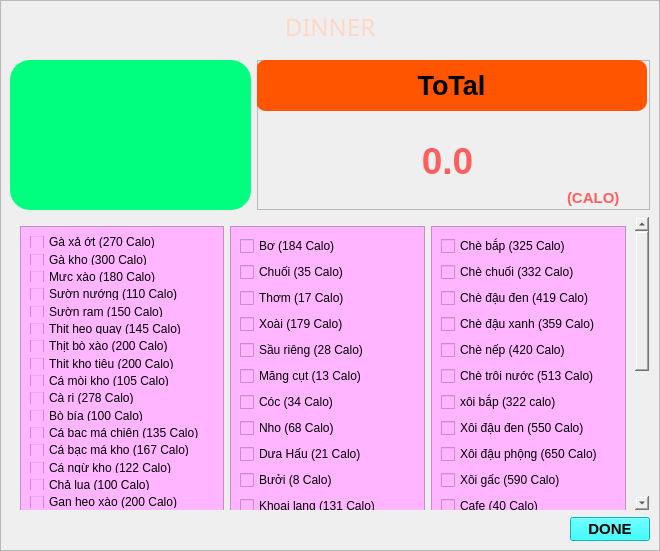
<?xml version="1.0" encoding="UTF-8"?>
<ui version="4.0">
 <class>MainWindow</class>
 <widget class="QMainWindow" name="MainWindow">
  <property name="geometry">
   <rect>
    <x>0</x>
    <y>0</y>
    <width>660</width>
    <height>551</height>
   </rect>
  </property>
  <property name="windowTitle">
   <string>MainWindow</string>
  </property>
  <widget class="QWidget" name="centralwidget">
   <widget class="QLabel" name="label">
    <property name="geometry">
     <rect>
      <x>0</x>
      <y>0</y>
      <width>660</width>
      <height>551</height>
     </rect>
    </property>
    <property name="styleSheet">
     <string notr="true">border-image: url(:/MENU/Dinner_Wallpaper.jpg);</string>
    </property>
    <property name="text">
     <string/>
    </property>
   </widget>
   <widget class="QFrame" name="frame">
    <property name="geometry">
     <rect>
      <x>0</x>
      <y>0</y>
      <width>660</width>
      <height>551</height>
     </rect>
    </property>
    <property name="frameShape">
     <enum>QFrame::StyledPanel</enum>
    </property>
    <property name="frameShadow">
     <enum>QFrame::Raised</enum>
    </property>
    <layout class="QVBoxLayout" name="verticalLayout">
     <item>
      <widget class="QLabel" name="label_14">
       <property name="font">
        <font>
         <family>rgb(255, 220, 194)</family>
         <pointsize>18</pointsize>
         <weight>9</weight>
         <italic>false</italic>
         <bold>false</bold>
        </font>
       </property>
       <property name="autoFillBackground">
        <bool>false</bool>
       </property>
       <property name="styleSheet">
        <string notr="true">color :rgb(255, 215, 199);
font: 75 18pt &quot;rgb(255, 220, 194)&quot;;</string>
       </property>
       <property name="text">
        <string>DINNER</string>
       </property>
       <property name="alignment">
        <set>Qt::AlignCenter</set>
       </property>
       <property name="margin">
        <number>7</number>
       </property>
      </widget>
     </item>
     <item>
      <layout class="QHBoxLayout" name="horizontalLayout_7">
       <property name="topMargin">
        <number>10</number>
       </property>
       <item>
        <widget class="QListWidget" name="listWidget_4">
         <property name="maximumSize">
          <size>
           <width>241</width>
           <height>16777215</height>
          </size>
         </property>
         <property name="focusPolicy">
          <enum>Qt::WheelFocus</enum>
         </property>
         <property name="layoutDirection">
          <enum>Qt::LeftToRight</enum>
         </property>
         <property name="styleSheet">
          <string notr="true">background-color:rgb(0, 255, 127);
border-radius:20px;</string>
         </property>
         <property name="frameShadow">
          <enum>QFrame::Raised</enum>
         </property>
         <property name="textElideMode">
          <enum>Qt::ElideNone</enum>
         </property>
         <property name="flow">
          <enum>QListView::TopToBottom</enum>
         </property>
         <property name="isWrapping" stdset="0">
          <bool>false</bool>
         </property>
         <property name="layoutMode">
          <enum>QListView::SinglePass</enum>
         </property>
         <property name="spacing">
          <number>3</number>
         </property>
         <property name="viewMode">
          <enum>QListView::ListMode</enum>
         </property>
         <property name="modelColumn">
          <number>0</number>
         </property>
         <property name="uniformItemSizes">
          <bool>false</bool>
         </property>
         <property name="wordWrap">
          <bool>false</bool>
         </property>
         <property name="selectionRectVisible">
          <bool>false</bool>
         </property>
        </widget>
       </item>
       <item>
        <widget class="QFrame" name="frame_10">
         <property name="maximumSize">
          <size>
           <width>400</width>
           <height>16777215</height>
          </size>
         </property>
         <property name="frameShape">
          <enum>QFrame::StyledPanel</enum>
         </property>
         <property name="frameShadow">
          <enum>QFrame::Raised</enum>
         </property>
         <widget class="QLabel" name="label_11">
          <property name="geometry">
           <rect>
            <x>-1</x>
            <y>0</y>
            <width>391</width>
            <height>51</height>
           </rect>
          </property>
          <property name="maximumSize">
           <size>
            <width>400</width>
            <height>16777215</height>
           </size>
          </property>
          <property name="font">
           <font>
            <pointsize>20</pointsize>
            <weight>75</weight>
            <bold>true</bold>
           </font>
          </property>
          <property name="styleSheet">
           <string notr="true">background-color : rgb(255, 85, 0);
border-radius: 10px;
</string>
          </property>
          <property name="text">
           <string>ToTal</string>
          </property>
          <property name="alignment">
           <set>Qt::AlignCenter</set>
          </property>
         </widget>
         <widget class="QLabel" name="label_12">
          <property name="geometry">
           <rect>
            <x>120</x>
            <y>80</y>
            <width>141</width>
            <height>41</height>
           </rect>
          </property>
          <property name="font">
           <font>
            <pointsize>28</pointsize>
            <weight>75</weight>
            <bold>true</bold>
           </font>
          </property>
          <property name="styleSheet">
           <string notr="true">color:rgb(255, 94, 94);</string>
          </property>
          <property name="text">
           <string>0.0</string>
          </property>
          <property name="alignment">
           <set>Qt::AlignCenter</set>
          </property>
         </widget>
         <widget class="QLabel" name="label_13">
          <property name="geometry">
           <rect>
            <x>310</x>
            <y>130</y>
            <width>61</width>
            <height>16</height>
           </rect>
          </property>
          <property name="font">
           <font>
            <pointsize>11</pointsize>
            <weight>75</weight>
            <bold>true</bold>
           </font>
          </property>
          <property name="styleSheet">
           <string notr="true">color:rgb(255, 94, 94);</string>
          </property>
          <property name="text">
           <string>(CALO)</string>
          </property>
         </widget>
        </widget>
       </item>
      </layout>
     </item>
     <item>
      <widget class="QScrollArea" name="scrollArea">
       <property name="styleSheet">
        <string notr="true">background-color:transparent;</string>
       </property>
       <property name="widgetResizable">
        <bool>true</bool>
       </property>
       <widget class="QWidget" name="scrollAreaWidgetContents_2">
        <property name="geometry">
         <rect>
          <x>0</x>
          <y>0</y>
          <width>621</width>
          <height>518</height>
         </rect>
        </property>
        <property name="styleSheet">
         <string notr="true">background-color:transparent;</string>
        </property>
        <layout class="QHBoxLayout" name="horizontalLayout_3">
         <item>
          <widget class="QFrame" name="frame_7">
           <property name="minimumSize">
            <size>
             <width>0</width>
             <height>500</height>
            </size>
           </property>
           <property name="styleSheet">
            <string notr="true">background-color:rgb(255, 181, 255);
border-raidus: 20px;</string>
           </property>
           <property name="frameShape">
            <enum>QFrame::StyledPanel</enum>
           </property>
           <property name="frameShadow">
            <enum>QFrame::Raised</enum>
           </property>
           <layout class="QVBoxLayout" name="verticalLayout_5">
            <item>
             <widget class="QCheckBox" name="gaxaot_2">
              <property name="text">
               <string>Gà xả ớt (270 Calo)</string>
              </property>
             </widget>
            </item>
            <item>
             <widget class="QCheckBox" name="gakho_2">
              <property name="text">
               <string>Gà kho (300 Calo)</string>
              </property>
             </widget>
            </item>
            <item>
             <widget class="QCheckBox" name="mucxao_2">
              <property name="text">
               <string>Mực xào (180 Calo)</string>
              </property>
             </widget>
            </item>
            <item>
             <widget class="QCheckBox" name="suongnuong_2">
              <property name="text">
               <string>Sườn nướng (110 Calo)</string>
              </property>
             </widget>
            </item>
            <item>
             <widget class="QCheckBox" name="suongram_2">
              <property name="text">
               <string>Sườn ram (150 Calo)</string>
              </property>
             </widget>
            </item>
            <item>
             <widget class="QCheckBox" name="thitheoquay_2">
              <property name="text">
               <string>Thịt heo quay (145 Calo)</string>
              </property>
             </widget>
            </item>
            <item>
             <widget class="QCheckBox" name="thitboxao_2">
              <property name="text">
               <string>Thịt bò xào (200 Calo)</string>
              </property>
             </widget>
            </item>
            <item>
             <widget class="QCheckBox" name="thitkhotieu_2">
              <property name="text">
               <string>Thịt kho tiêu (200 Calo)</string>
              </property>
             </widget>
            </item>
            <item>
             <widget class="QCheckBox" name="camoikho_2">
              <property name="text">
               <string>Cá mòi kho (105 Calo)</string>
              </property>
             </widget>
            </item>
            <item>
             <widget class="QCheckBox" name="cari_2">
              <property name="text">
               <string>Cà ri (278 Calo)</string>
              </property>
             </widget>
            </item>
            <item>
             <widget class="QCheckBox" name="bobia_2">
              <property name="text">
               <string>Bò bía (100 Calo)</string>
              </property>
             </widget>
            </item>
            <item>
             <widget class="QCheckBox" name="cabacmachien_2">
              <property name="text">
               <string>Cá bạc má chiên (135 Calo)</string>
              </property>
             </widget>
            </item>
            <item>
             <widget class="QCheckBox" name="cabacmakho_2">
              <property name="text">
               <string>Cá bạc má kho (167 Calo)</string>
              </property>
             </widget>
            </item>
            <item>
             <widget class="QCheckBox" name="cangukho_2">
              <property name="text">
               <string>Cá ngừ kho (122 Calo)</string>
              </property>
             </widget>
            </item>
            <item>
             <widget class="QCheckBox" name="chalua_2">
              <property name="text">
               <string>Chả lụa (100 Calo)</string>
              </property>
             </widget>
            </item>
            <item>
             <widget class="QCheckBox" name="ganheoxao_2">
              <property name="text">
               <string>Gan heo xào (200 Calo)</string>
              </property>
             </widget>
            </item>
            <item>
             <widget class="QCheckBox" name="goikhobo_2">
              <property name="text">
               <string>Gỏi khô bò (268 Calo)</string>
              </property>
             </widget>
            </item>
            <item>
             <widget class="QCheckBox" name="goitom_2">
              <property name="text">
               <string>Gỏi tôm (147 Calo)</string>
              </property>
             </widget>
            </item>
            <item>
             <widget class="QCheckBox" name="khoquaxaotrung_2">
              <property name="text">
               <string>Khổ qua xào trứng (115 Calo)</string>
              </property>
             </widget>
            </item>
            <item>
             <widget class="QCheckBox" name="lapxuongchien_2">
              <property name="text">
               <string>Lạp xưởng chiên (300 Calo)</string>
              </property>
             </widget>
            </item>
            <item>
             <widget class="QCheckBox" name="mucxaothapcam_2">
              <property name="text">
               <string>Mực xào thập cẩm (135 Calo)</string>
              </property>
             </widget>
            </item>
            <item>
             <widget class="QCheckBox" name="boxaomang_2">
              <property name="text">
               <string>Bò xào măng (105 Calo)</string>
              </property>
             </widget>
            </item>
            <item>
             <widget class="QCheckBox" name="boxaonam_2">
              <property name="text">
               <string>Bò xào nấm (150 Calo)</string>
              </property>
             </widget>
            </item>
            <item>
             <widget class="QCheckBox" name="thitkhotrung_2">
              <property name="text">
               <string>Thịt kho trứng (315 Calo)</string>
              </property>
             </widget>
            </item>
            <item>
             <widget class="QCheckBox" name="bunrieu_2">
              <property name="text">
               <string>Bún riêu (482 Calo)</string>
              </property>
             </widget>
            </item>
            <item>
             <widget class="QCheckBox" name="bunbohue_2">
              <property name="text">
               <string>Bún bò huế (479 Calo)</string>
              </property>
             </widget>
            </item>
            <item>
             <widget class="QCheckBox" name="bunthitnuong_2">
              <property name="text">
               <string>Bún thịt nướng (451 Calo)</string>
              </property>
             </widget>
            </item>
            <item>
             <widget class="QCheckBox" name="bunxao_2">
              <property name="text">
               <string>Bún xào (570 Calo)</string>
              </property>
             </widget>
            </item>
            <item>
             <widget class="QCheckBox" name="canhkhoqua_2">
              <property name="text">
               <string>Canh khổ qua (88 Calo)</string>
              </property>
             </widget>
            </item>
            <item>
             <widget class="QCheckBox" name="chaolong_2">
              <property name="text">
               <string>Cháo lòng (412 Calo)</string>
              </property>
             </widget>
            </item>
           </layout>
          </widget>
         </item>
         <item>
          <widget class="QFrame" name="frame_8">
           <property name="styleSheet">
            <string notr="true">background-color:rgb(255, 181, 255);
border-raidus: 10px;</string>
           </property>
           <property name="frameShape">
            <enum>QFrame::StyledPanel</enum>
           </property>
           <property name="frameShadow">
            <enum>QFrame::Raised</enum>
           </property>
           <layout class="QVBoxLayout" name="verticalLayout_6">
            <item>
             <widget class="QCheckBox" name="bo_2">
              <property name="text">
               <string>Bơ (184 Calo)</string>
              </property>
             </widget>
            </item>
            <item>
             <widget class="QCheckBox" name="chuoi_2">
              <property name="text">
               <string>Chuối (35 Calo)</string>
              </property>
             </widget>
            </item>
            <item>
             <widget class="QCheckBox" name="thom_2">
              <property name="text">
               <string>Thơm (17 Calo)</string>
              </property>
             </widget>
            </item>
            <item>
             <widget class="QCheckBox" name="xoai_2">
              <property name="text">
               <string>Xoài (179 Calo)</string>
              </property>
             </widget>
            </item>
            <item>
             <widget class="QCheckBox" name="saurieng_2">
              <property name="text">
               <string>Sầu riêng (28 Calo)</string>
              </property>
             </widget>
            </item>
            <item>
             <widget class="QCheckBox" name="mangcut_2">
              <property name="text">
               <string>Măng cụt (13 Calo)</string>
              </property>
             </widget>
            </item>
            <item>
             <widget class="QCheckBox" name="coc_2">
              <property name="text">
               <string>Cóc (34 Calo)</string>
              </property>
             </widget>
            </item>
            <item>
             <widget class="QCheckBox" name="nho_2">
              <property name="text">
               <string>Nho (68 Calo)</string>
              </property>
             </widget>
            </item>
            <item>
             <widget class="QCheckBox" name="duahau_2">
              <property name="text">
               <string>Dưa Hấu (21 Calo)</string>
              </property>
             </widget>
            </item>
            <item>
             <widget class="QCheckBox" name="buoi_2">
              <property name="text">
               <string>Bưởi (8 Calo)</string>
              </property>
             </widget>
            </item>
            <item>
             <widget class="QCheckBox" name="khoailang_2">
              <property name="text">
               <string>Khoai lang (131 Calo)</string>
              </property>
             </widget>
            </item>
            <item>
             <widget class="QCheckBox" name="le_2">
              <property name="text">
               <string>Lê (91 Calo)</string>
              </property>
             </widget>
            </item>
            <item>
             <widget class="QCheckBox" name="bapluoc_2">
              <property name="text">
               <string>Bắp luộc (192 Calo)</string>
              </property>
             </widget>
            </item>
            <item>
             <widget class="QCheckBox" name="khoaitay_2">
              <property name="text">
               <string>Khoai tây (131 Calo)</string>
              </property>
             </widget>
            </item>
            <item>
             <widget class="QCheckBox" name="dauphong_2">
              <property name="text">
               <string>Đậu phộng (395 Calo)</string>
              </property>
             </widget>
            </item>
            <item>
             <widget class="QCheckBox" name="dudu_2">
              <property name="text">
               <string>Đu đủ (125 Calo)</string>
              </property>
             </widget>
            </item>
            <item>
             <widget class="QCheckBox" name="sori_2">
              <property name="text">
               <string>Sơ ri (14 Calo)</string>
              </property>
             </widget>
            </item>
            <item>
             <widget class="QCheckBox" name="cam_2">
              <property name="text">
               <string>Cam (68 Calo)</string>
              </property>
             </widget>
            </item>
            <item>
             <widget class="QCheckBox" name="oi_2">
              <property name="text">
               <string>Ổi (53 Calo)</string>
              </property>
             </widget>
            </item>
            <item>
             <widget class="QCheckBox" name="thanhlong_2">
              <property name="text">
               <string>Thanh long (255 Calo)</string>
              </property>
             </widget>
            </item>
           </layout>
          </widget>
         </item>
         <item>
          <widget class="QFrame" name="frame_9">
           <property name="minimumSize">
            <size>
             <width>0</width>
             <height>500</height>
            </size>
           </property>
           <property name="styleSheet">
            <string notr="true">background-color:rgb(255, 181, 255);
</string>
           </property>
           <property name="frameShape">
            <enum>QFrame::StyledPanel</enum>
           </property>
           <property name="frameShadow">
            <enum>QFrame::Raised</enum>
           </property>
           <layout class="QVBoxLayout" name="verticalLayout_7">
            <item>
             <widget class="QCheckBox" name="chebap_2">
              <property name="text">
               <string>Chè bắp (325 Calo)</string>
              </property>
             </widget>
            </item>
            <item>
             <widget class="QCheckBox" name="chechuoi_2">
              <property name="text">
               <string>Chè chuối (332 Calo)</string>
              </property>
             </widget>
            </item>
            <item>
             <widget class="QCheckBox" name="chedauden_2">
              <property name="text">
               <string>Chè đậu đen (419 Calo)</string>
              </property>
             </widget>
            </item>
            <item>
             <widget class="QCheckBox" name="chedauxanh_2">
              <property name="text">
               <string>Chè đậu xanh (359 Calo)</string>
              </property>
             </widget>
            </item>
            <item>
             <widget class="QCheckBox" name="chenep_2">
              <property name="text">
               <string>Chè nếp (420 Calo)</string>
              </property>
             </widget>
            </item>
            <item>
             <widget class="QCheckBox" name="chetroinuoc_2">
              <property name="text">
               <string>Chè trôi nước (513 Calo)</string>
              </property>
             </widget>
            </item>
            <item>
             <widget class="QCheckBox" name="xoibap_2">
              <property name="text">
               <string>xôi bắp (322 calo)</string>
              </property>
             </widget>
            </item>
            <item>
             <widget class="QCheckBox" name="xoidauden_2">
              <property name="text">
               <string>Xôi đậu đen (550 Calo)</string>
              </property>
             </widget>
            </item>
            <item>
             <widget class="QCheckBox" name="xoidauphong_2">
              <property name="text">
               <string>Xôi đậu phộng (650 Calo)</string>
              </property>
             </widget>
            </item>
            <item>
             <widget class="QCheckBox" name="xoigac_2">
              <property name="text">
               <string>Xôi gấc (590 Calo)</string>
              </property>
             </widget>
            </item>
            <item>
             <widget class="QCheckBox" name="cafe_2">
              <property name="text">
               <string>Cafe (40 Calo)</string>
              </property>
             </widget>
            </item>
            <item>
             <widget class="QCheckBox" name="nuocam_2">
              <property name="text">
               <string>Nước cam (226 calo)</string>
              </property>
             </widget>
            </item>
            <item>
             <widget class="QCheckBox" name="nuocchanh_2">
              <property name="text">
               <string>Nước chanh (150 Calo)</string>
              </property>
             </widget>
            </item>
            <item>
             <widget class="QCheckBox" name="nuocmia_2">
              <property name="text">
               <string>Nước mía (100 Calo)</string>
              </property>
             </widget>
            </item>
            <item>
             <widget class="QCheckBox" name="nuocrauma_2">
              <property name="text">
               <string>Nước rau má (174 Calo)</string>
              </property>
             </widget>
            </item>
            <item>
             <widget class="QCheckBox" name="suachua_2">
              <property name="text">
               <string>Sữa chua (150 Calo)</string>
              </property>
             </widget>
            </item>
            <item>
             <widget class="QCheckBox" name="trungcut_2">
              <property name="text">
               <string>Trứng cút (17 Calo)</string>
              </property>
             </widget>
            </item>
            <item>
             <widget class="QCheckBox" name="trungga_2">
              <property name="text">
               <string>Trứng gà (58 Calo)</string>
              </property>
             </widget>
            </item>
            <item>
             <widget class="QCheckBox" name="trungvit_2">
              <property name="text">
               <string>Trứng vịt (70 Calo)</string>
              </property>
             </widget>
            </item>
            <item>
             <widget class="QCheckBox" name="banhbonglan_2">
              <property name="text">
               <string>Bánh bông lan (100 Calo)</string>
              </property>
             </widget>
            </item>
           </layout>
          </widget>
         </item>
        </layout>
       </widget>
      </widget>
     </item>
     <item>
      <widget class="QPushButton" name="Save">
       <property name="maximumSize">
        <size>
         <width>80</width>
         <height>24</height>
        </size>
       </property>
       <property name="font">
        <font>
         <pointsize>11</pointsize>
         <weight>75</weight>
         <bold>true</bold>
        </font>
       </property>
       <property name="layoutDirection">
        <enum>Qt::RightToLeft</enum>
       </property>
       <property name="styleSheet">
        <string notr="true">
background-color: rgb(0, 255, 255);
</string>
       </property>
       <property name="text">
        <string>DONE</string>
       </property>
      </widget>
     </item>
    </layout>
   </widget>
  </widget>
 </widget>
 <resources>
  <include location="MENU.qrc"/>
 </resources>
 <connections/>
</ui>
